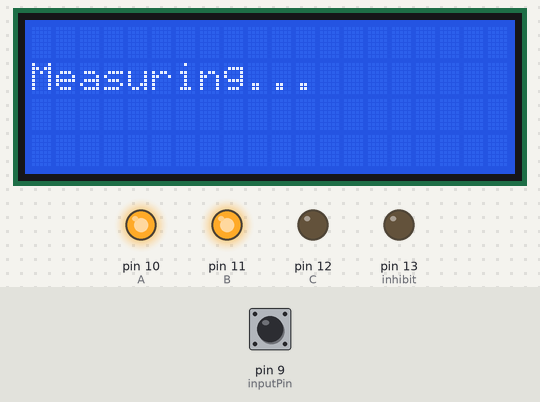
This sketch was run on a simulated Arduino Nano, built with avr-gcc and run on an emulated ATmega328P. Parts: 20×4 character LCD, output pins drawn as LEDs (lit = HIGH). The test bench sets the inputs (shaded band); at power-on: pin 9 (inputPin) LOW. What the sketch prints to the serial monitor is not drawn.

Above: at 1.7 s.
1.8 s: pin 9 (inputPin) pulsed HIGH 2 times (0.12 s each, 0.3 s apart)
At 3.0 s:
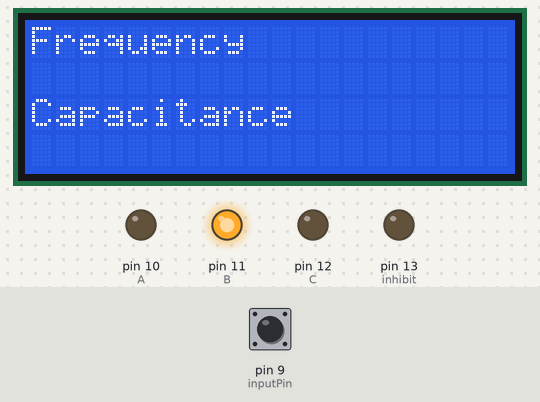
5.4 s: pin 9 (inputPin) pulsed HIGH 5 times (0.12 s each, 0.3 s apart)
At 7.4 s:
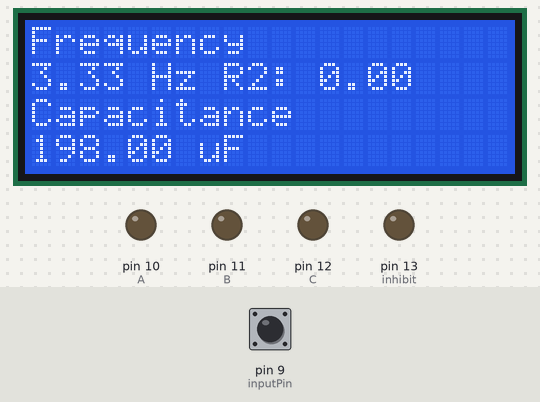
8.4 s: pin 9 (inputPin) driven HIGH
At 29.4 s:
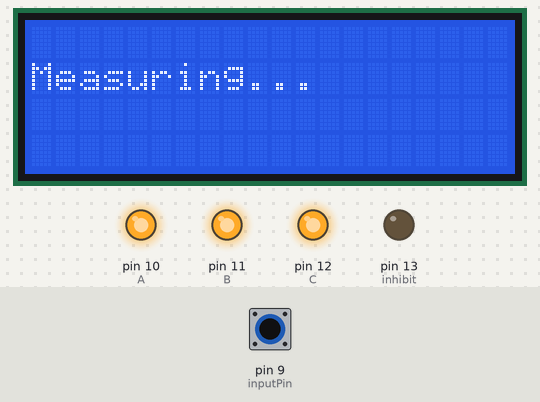
Timing chart, 0 to 31.1 s (numbered marks = the images above; inputs shaded):
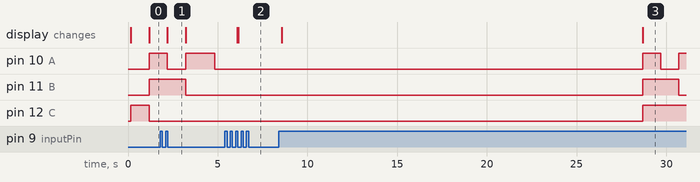

Measured:
- after the input at 1.8 s, the display: changes after 0.40 s (image 1)
- after the input at 5.4 s, the display: first changes after 0.68 s (image 2 shows a later state)
- after the input at 8.4 s, pin 10 (A): LOW → HIGH after 20.3 s, → LOW 1.0 s later, → HIGH 1.0 s later; pin 11 (B): LOW → HIGH after 20.3 s, → LOW 2.0 s later; pin 12 (C): LOW → HIGH after 20.3 s; the display: first changes after 0.16 s (image 3 shows a later state)

The sketch:

CapMeter_555_I2C_Display.ino
```cpp
//YWROBOT
//Compatible with the Arduino IDE 1.0
//Library version:1.1
#include <LiquidCrystal_I2C.h>

LiquidCrystal_I2C lcd(0x27,20,4);  // set the LCD address to 0x27 for a 16 chars and 2 line display

// For the Serial out (must match dropdown selection)
const long baudRate = 115200;

// Pin that senses 555 timer output (can be any digital input)
const byte inputPin = 9;

// unsigned long previousCountMillis = millis();
// const long countMillis = 1000L;

// Max time to sense output pulse high/low before timing out
long pulseIn_timeout = -1;

// R1 connects from VCC to Discharge
const double R1 = 1000.0;
// R2 connects from Discharge to Threshold/capacitor
double R2 = -1.0;
// Calculated capacitance
double capacitance = 0.0;

// Digital pins for mux selector (can be any digital pins)
const byte A = 10;
const byte B = 11;
const byte C = 12;
const byte inhibit = 13;

// Concatenating mux code
byte muxCode[] = {0, 0, 0};

// Which resistor in the resistorValues array is currently enabled
byte currentEnabledResistor = -1;
const unsigned long resistorValues[] = {10e6, 1e6, 100e3, 10e3, 1e3, 100e0, 10e0, 0};
// const unsigned long resistorValues[] = {0e0, 10e0, 100e0, 1e3, 10e3, 100e3, 1e6, 10e6};

// Scaling calculated capacitance (micro = 1e6, nano = 1e9, pico = 1e12)
unsigned long long capacitanceScalar = 1;
// For pico measurements, compensating observed capacitance added by circuit itself
const float parasitic_capacitance = 50.0;

// 555 timer out high pulse sense duration
unsigned long highTime = 0;
// 555 timer out low pulse sense duration
unsigned long lowTime = 0;
// 555 timer out total signal period
unsigned long period = 0;
// 555 timer out total frequency (1/period)
float frequency = 0.0;

// Disable the mux entirely
void disableMux() {
  digitalWrite(inhibit, HIGH);
}

// Enable the multiplexer
void enableMux() {
  digitalWrite(inhibit, LOW);
}

/// @brief Set the resistor to enable
/// @param pinToEnable which resistor to enable
void enableResistor(int pinToEnable) {
  if (pinToEnable > 7) {
    for (int i = 0; i < 4; i++) {
      muxCode[i] = 0;
    }

    Serial.print("'nERROR: ");
    Serial.print(pinToEnable);
    Serial.println(" is not in the range of 0-7");
  } else {
    int manualBinary = pinToEnable;
    manualBinary = -(manualBinary-7);

    for (int i = 0; i < 4; i++) {
      muxCode[i] = manualBinary % 2;
      manualBinary /= 2;
    }

    if (muxCode[0]) {
      digitalWrite(A, HIGH);
    } else {
      digitalWrite(A, LOW);
    }

    if (muxCode[1]) {
      digitalWrite(B, HIGH);
    } else {
      digitalWrite(B, LOW);
    }
    if (muxCode[2]) {
      digitalWrite(C, HIGH);
    } else {
      digitalWrite(C, LOW);
    }

    currentEnabledResistor = pinToEnable;
    Serial.print("CurrentEnabledResistor: ");
    Serial.print(currentEnabledResistor);
    R2 = resistorValues[pinToEnable];
  }
}

// Switch to the next pin, increment
void switchToNextPin() {
  currentEnabledResistor++;
  currentEnabledResistor %= 8;
  // Serial.print("Switching to resistor: ");
  // Serial.println(currentEnabledResistor);
  enableResistor(currentEnabledResistor);
  Serial.print("Switched to pin ");
  Serial.println(currentEnabledResistor);
}

// Clear the frequency and capacitance displayed
void resetDisplay(){
  // Row 0
  lcd.setCursor(0, 0);
  lcd.print("                    ");
  lcd.setCursor(0, 0);
  lcd.print("Frequency");

  // Row 1
  lcd.setCursor(0, 1);
  lcd.print("                    ");

  // Row 2
  lcd.setCursor(0, 2);
  lcd.print("                    ");
  lcd.setCursor(0, 2);
  lcd.print("Capacitance");

  // Row 3
  lcd.setCursor(0, 3);
  lcd.print("                    ");
}

// Display measured frequency and capacitance, as well as enabled resistors (both Serial and I2C display)
// All variables are global, so no parameters needed
void displayInfo() {
  Serial.print("Capacitance Scalar: ");
  Serial.println(capacitanceScalar/1e6);

  // set the cursor to column 0, line 1
  // (note: line 1 is the second row, since counting begins with 0):
  lcd.setCursor(0, 1);
  lcd.print("                    "); // 20 spaces b/c 20x4
  lcd.setCursor(0, 1);
  lcd.print(frequency);
  lcd.print(" Hz");
  lcd.print(" R2: "); // 20 spaces b/c 20x4
  lcd.print(R2);
  lcd.setCursor(0, 3);
  lcd.print("                "); // 20 spaces b/c 20x4
  lcd.setCursor(0, 3);
  lcd.print(capacitance);

  // show Hz on Serial too if available
  Serial.println("");
  Serial.println(period);
  Serial.println("");
  Serial.print(frequency);
  Serial.println(" Hz");
  Serial.print(capacitance);

  if (capacitanceScalar == 1e6) {
    Serial.println(" uF");
    lcd.print(" uF");
  } else if (capacitanceScalar == 1e9) {
    Serial.println(" nF");
    lcd.print(" nF");
  } else {
    Serial.println(" pF");
    lcd.print(" pF");
  }

  Serial.print("R1: ");
  Serial.println(R1);
  Serial.print("R2: ");
  Serial.println(R2);
}

void setup() {

  // Set up mux pins
  pinMode(A, OUTPUT);
  pinMode(B, OUTPUT);
  pinMode(C, OUTPUT);
  pinMode(inhibit, OUTPUT);

  // Set up LCD
  lcd.init();
  // Turn backlight on (default off)
  lcd.backlight();

  resetDisplay();

  enableMux();
  enableResistor(3);
}

void loop() {
  /// You MUST!! begin serial every time loop runs!
  Serial.begin(baudRate);

  // resetDisplay();

  // Set the appropriate timeout
  if (currentEnabledResistor < 6) {
    pulseIn_timeout = 500e3; // 500ms
  } else if (currentEnabledResistor == 6) {
    pulseIn_timeout = 800e3; // 800ms
  } else {
    pulseIn_timeout = 10e6; // 10s
  }

  // sense pulse high time and low time
  highTime = pulseIn(inputPin, HIGH, pulseIn_timeout);
  lowTime = pulseIn(inputPin, LOW, pulseIn_timeout);

  // The total period is the sum of the HIGH and LOW times.
  period = highTime + lowTime;

  Serial.println(""); // IDK why, but if this line isn't here, program stalls at enabling resistor 4 specifically

  if (period > 15) {
    // Serial.println(period);
    frequency = 1000000.0 / period;

    if (frequency < 20 && currentEnabledResistor < 6) {
      resetDisplay();
      switchToNextPin();
      // return;
    } else {


      if (currentEnabledResistor > 4) {
        // Micro
        capacitanceScalar = 1e6;
      } else if (currentEnabledResistor < 2) {
        // Pico
        capacitanceScalar = 1e12;
      } else {
        // Nano
        capacitanceScalar = 1e9;
      }

      /*
        Use the rearranged 555 timer formula to calculate capacitance.
        C = 1.44 / ((R1 + 2 * R2) * f)

        R2 + 700 b/c I ran calculations, and measured frequency wasn't matching up with
        what it should be based on Nx555 data sheet
        https://www.ti.com/lit/ds/symlink/ne555.pdf
      */
      capacitance = (1.44 * capacitanceScalar) / ((R1 + 2.0 * (R2+700)) * frequency);
      capacitance += capacitance * 0.1;

      // If pico, subtract board's parasitic capacitance
      if (capacitanceScalar == 1e12) {
        capacitance -= parasitic_capacitance;
      }

      // Serial.print(1.44 / ((R1 + 2.0 * R2) * frequency));

      // Capacitance, frequency, and resistors are all global variables, so display has all info already
      resetDisplay();
      displayInfo();
      delay(100);
      // switchToNextPin();
    }

  } else {
    Serial.println("\nERROR: Period is out of range");
    lcd.clear();
    lcd.setCursor(0, 1);
    lcd.print("Measuring...");
    switchToNextPin();
  }
}
```
